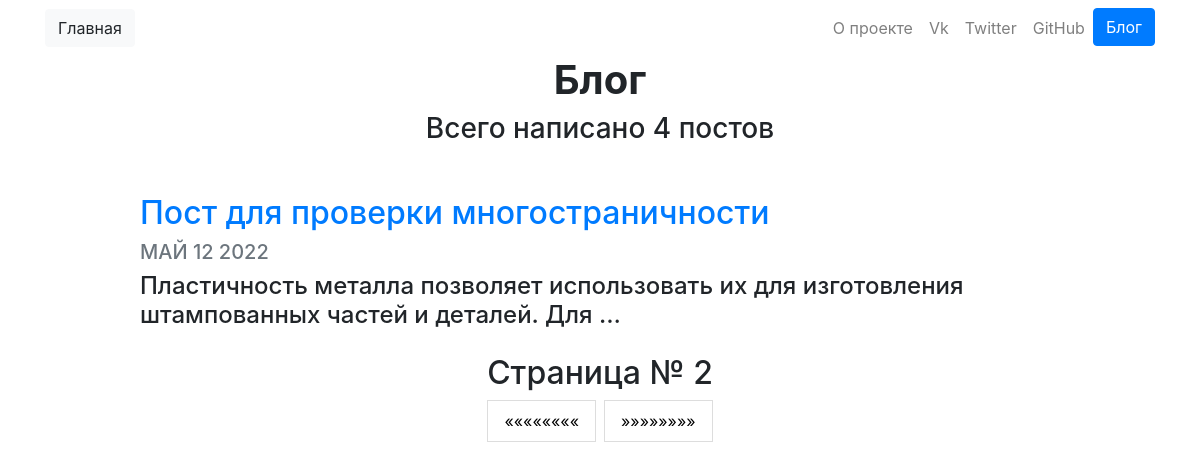
Screenshot of /blog/?page=2 with the database file from the repository.
### blog/models.py (models this page shows, shortened)
class Post(models.Model):
    title = models.CharField(max_length=200)
    description = models.TextField()
    date = models.DateField()

### blog/views.py (the view)
# urls.py: path('', views.all_blog, name = 'all_blog'),
def all_blog(request):
    page_number = int(request.GET.get('page', 1))
    all_posts = Post.objects.order_by('-date')
    post_count = len(all_posts)
    count_all_group = round(post_count/3)
    if page_number <= 0:
        page_number = 1
    elif page_number > count_all_group:
        page_number = count_all_group + 1
    posts = all_posts[(page_number - 1)*3 : (page_number - 1)*3 + 3]
    info_page = {
        'page_number':page_number,
        'next': str(int(page_number) + 1),
        'previous':str(int(page_number) - 1),
        'count_posts': post_count
    }
    return render(request, 'blog/all_blogs.html', {'posts' : posts, 'info_page' : info_page})

### blog/templates/blog/all_blogs.html (shortened to what this page needs)
{% extends "portfolio/base.html" %}
{% load static %}
{% block content %}
<h1 id="blogtitle" class="font-weight-bold text-center">Блог</h1>
<h3 class="text-center mb-5">Всего написано {{ info_page.count_posts }} постов</h3>
{% for blog in posts %}
<div class="row justify-content-center my-3">
  <div class="col-md-10">
    <a href="{% url 'blog:detail' blog.id %}">
      <h2>{{ blog.title }}</h2>
    </a>
    <h5 class="text-muted">{{ blog.date|date:'M d Y'|upper }}</h5>
    <h4>{{ blog.description|striptags|truncatechars:100 }}</h4>
  </div>
</div>
{% endfor %}
<div class="center">
    <div class="pagination">
        <h2>Страница № {{info_page.page_number}}</h2>
        <a href="?page={{info_page.previous}}">««««««««</a>
        <a href="?page={{info_page.next}}">»»»»»»»»</a>
    </div>
  </div>
{% endblock %}

### blog/templates/blog/all_blogs.html (style rules this page uses)
.center { text-align: center; }
.pagination { display: inline-block; }
.pagination a { color: black; float: left; padding: 8px 16px; text-decoration: none; transition: background-color .3s; border: 1px solid #ddd; margin: 0 4px; }

### rows the page displays
Post: title "Пост для проверки многостраничности", date "МАЙ 12 2022", description "Пластичность металла позволяет использовать их для изготовления штампованных частей и деталей. Для …"

### other values shown
{{ info_page.count_posts }} "4"
{{ info_page.page_number }} "2"
